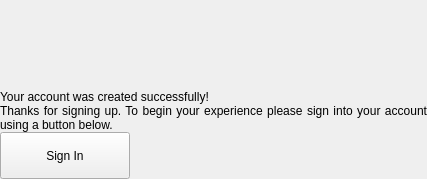
          <widget class="QWidget" name="acc_created_page">
           <layout class="QVBoxLayout" name="acc_created_layout">
            <property name="spacing">
             <number>0</number>
            </property>
            <property name="leftMargin">
             <number>0</number>
            </property>
            <property name="topMargin">
             <number>0</number>
            </property>
            <property name="rightMargin">
             <number>0</number>
            </property>
            <property name="bottomMargin">
             <number>0</number>
            </property>
            <item alignment="Qt::AlignHCenter|Qt::AlignVCenter">
             <widget class="QFrame" name="acc_created_main_frame">
              <property name="minimumSize">
               <size>
                <width>427</width>
                <height>0</height>
               </size>
              </property>
              <property name="maximumSize">
               <size>
                <width>427</width>
                <height>16777215</height>
               </size>
              </property>
              <layout class="QVBoxLayout" name="acc_created_main_layout">
               <property name="spacing">
                <number>0</number>
               </property>
               <property name="leftMargin">
                <number>0</number>
               </property>
               <property name="topMargin">
                <number>0</number>
               </property>
               <property name="rightMargin">
                <number>0</number>
               </property>
               <property name="bottomMargin">
                <number>0</number>
               </property>
               <item>
                <widget class="QLabel" name="acc_created_icon">
                 <property name="minimumSize">
                  <size>
                   <width>69</width>
                   <height>60</height>
                  </size>
                 </property>
                 <property name="maximumSize">
                  <size>
                   <width>69</width>
                   <height>60</height>
                  </size>
                 </property>
                </widget>
               </item>
               <item>
                <spacer name="acc_created_vertical_spacer">
                 <property name="orientation">
                  <enum>Qt::Vertical</enum>
                 </property>
                 <property name="sizeType">
                  <enum>QSizePolicy::Fixed</enum>
                 </property>
                 <property name="sizeHint" stdset="0">
                  <size>
                   <width>20</width>
                   <height>30</height>
                  </size>
                 </property>
                </spacer>
               </item>
               <item>
                <widget class="QLabel" name="acc_created_header">
                 <property name="text">
                  <string>Your account was created successfully!</string>
                 </property>
                 <property name="wordWrap">
                  <bool>true</bool>
                 </property>
                </widget>
               </item>
               <item>
                <widget class="QLabel" name="acc_created_text">
                 <property name="text">
                  <string>Thanks for signing up. To begin your experience please sign into your account using a button below.</string>
                 </property>
                 <property name="alignment">
                  <set>Qt::AlignJustify|Qt::AlignVCenter</set>
                 </property>
                 <property name="wordWrap">
                  <bool>true</bool>
                 </property>
                </widget>
               </item>
               <item>
                <widget class="QPushButton" name="acc_created_butt">
                 <property name="minimumSize">
                  <size>
                   <width>130</width>
                   <height>47</height>
                  </size>
                 </property>
                 <property name="maximumSize">
                  <size>
                   <width>130</width>
                   <height>47</height>
                  </size>
                 </property>
                 <property name="cursor">
                  <cursorShape>PointingHandCursor</cursorShape>
                 </property>
                 <property name="text">
                  <string>Sign In</string>
                 </property>
                </widget>
               </item>
              </layout>
             </widget>
            </item>
           </layout>
          </widget>
